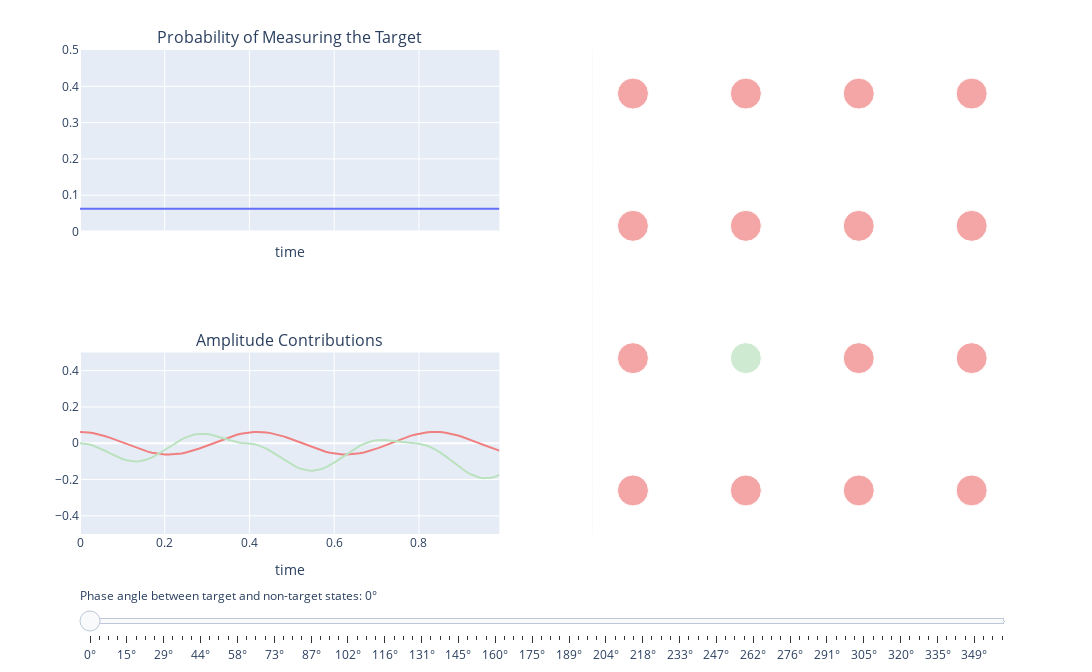

Write notebook code for a chart like this one.
### Code cell
import plotly.graph_objects as go
from plotly.subplots import make_subplots
import numpy as np
from scipy.linalg import expm

def prob(phase, ts, target):
    G = np.ones((16, 16)) - np.eye(16)
    psi = (1/4) * np.ones(16, dtype=np.complex128)
    psi[0] *= np.exp(1j * phase)
    return [np.abs((expm(-1j * t * G) @ psi)[target])**2 for t in ts]

def target_term(phase, t):
    return np.exp(1j * 15 * t)*[(1/4)*np.exp(-1j * phase)]

def non_target_term(phase, t):
    return (1/4) * 15 * np.exp(1j * 15 * t)*(np.exp(-1j * 16 * t) - 1)*(1/(16))*np.exp(-1j * phase)

ts = np.arange(0, 1, 0.01)
phis = np.linspace(0, 2 * np.pi, 100)  # Values of phi for the slider

fig = make_subplots(
    rows=2, cols=2, shared_xaxes='columns',
    subplot_titles=("Probability of Measuring the Target", None, "Amplitude Contributions", None),
    specs=[
        [{"type": "xy"}, {"type": "xy", "rowspan": 2}],  # First row
        [{"type": "xy"}, None]                           # Second row
    ],
)

rows, cols = 4, 4

x = [j + 1 for i in range(rows) for j in range(cols)]
y = [i + 1 for i in range(rows) for j in range(cols)]

# Initial value of phi
phi = np.pi

# Create a list of colors for the markers
colors = ["#F08080"] * 16
colors[5] = "#bae2be"  # Set the 6th marker color (indexing starts at 0)

# Compute initial marker sizes for phi = np.pi
marker_sizes = 16 * [int(500 / 16)]

# Add initial traces with the specified marker colors and sizes
trace1 = go.Scatter(
    x=ts, y=prob(0, ts, 0), name="Probability to Measure the Target"
)
trace2 = go.Scatter(
    x=ts,
    y=np.abs(target_term(0, ts)) * np.real(target_term(0, ts)),
    name="Amplitude from the Target",
    line=dict(color='#F08080')  # Make the line red
)
trace3 = go.Scatter(
    x=ts,
    y=np.abs(non_target_term(0, ts)) * np.imag(non_target_term(0, ts)),
    name="Amplitude From Other States",
    line=dict(color='#bae2be')  # Make the line green
)
trace4 = go.Scatter(
    x=x, y=y, mode='markers',
    marker=dict(size=marker_sizes, color=colors)
)

fig.add_trace(trace1, row=1, col=1)
fig.add_trace(trace2, row=2, col=1)
fig.add_trace(trace3, row=2, col=1)
fig.add_trace(trace4, row=1, col=2)

k = 1
# Create slider steps
steps = []
for phi in phis:
    k += 1

    marker_sizes = np.empty(16, dtype=int)
    marker_sizes[:] = int(500 * prob(phi, [ts[np.argmax(prob(phi, ts, 1))]], 1)[0])
    marker_sizes[5] = int(500 * prob(phi, [ts[np.argmax(prob(phi, ts, 0))]], 0)[0])
    step = dict(
        method="update",
        args=[
            {
                "y": [
                    prob(phi, ts, 0),
                    np.abs(target_term(phi, ts)) * np.real(target_term(phi, ts)),
                    -np.abs(non_target_term(phi, ts)) * np.real(non_target_term(phi, ts)),
                    y
                ],
                "marker": [
                    None,        # No change for trace1
                    None,        # No change for trace2
                    None,        # No change for trace3
                    {"size": marker_sizes, "color": colors}  # Update marker size and color for trace4
                ]
            }
        ],
        label=f"{np.degrees(phi):.0f}°"  # Convert phi from radians to degrees
    )
    steps.append(step)

# Add slider with increased padding
sliders = [dict(
    active=0,  # Initial active step
    pad={"t": 50},  # Increase top padding to create space
    steps=steps,
    currentvalue={"prefix": "Phase angle between target and non-target states: "}
)]

# Set y-axis range for both subplots
fig.update_yaxes(range=[0, 0.5], row=1, col=1)
fig.update_yaxes(range=[-0.5, 0.5], row=2, col=1)

# Remove x and y ticks from trace4 subplot
fig.update_xaxes(showticklabels=False, row=1, col=2)
fig.update_yaxes(showticklabels=False, row=1, col=2)

# Add 'time' to the x-axis of the "Amplitude Contributions" subplot
fig.update_xaxes(title_text='time', row=2, col=1)

# Update figure layout
fig.update_layout(
    sliders=sliders,
    width=2 * 672, height=672,
    xaxis_title='time',
    showlegend=False,    # Hide the legend
    margin=dict(t=50)    # Add top margin to create padding
)

# Get domains of xaxis2 and yaxis2 to set the background color
xaxis_domain = fig.layout.xaxis2.domain
yaxis_domain = fig.layout.yaxis2.domain

# Add a white rectangle behind the subplot at (row=1, col=2)
fig.add_shape(
    type="rect",
    xref="paper",
    yref="paper",
    x0=xaxis_domain[0],
    y0=yaxis_domain[0],
    x1=xaxis_domain[1],
    y1=yaxis_domain[1],
    fillcolor="white",
    line=dict(width=0),
    layer="below"
)

fig.show()
